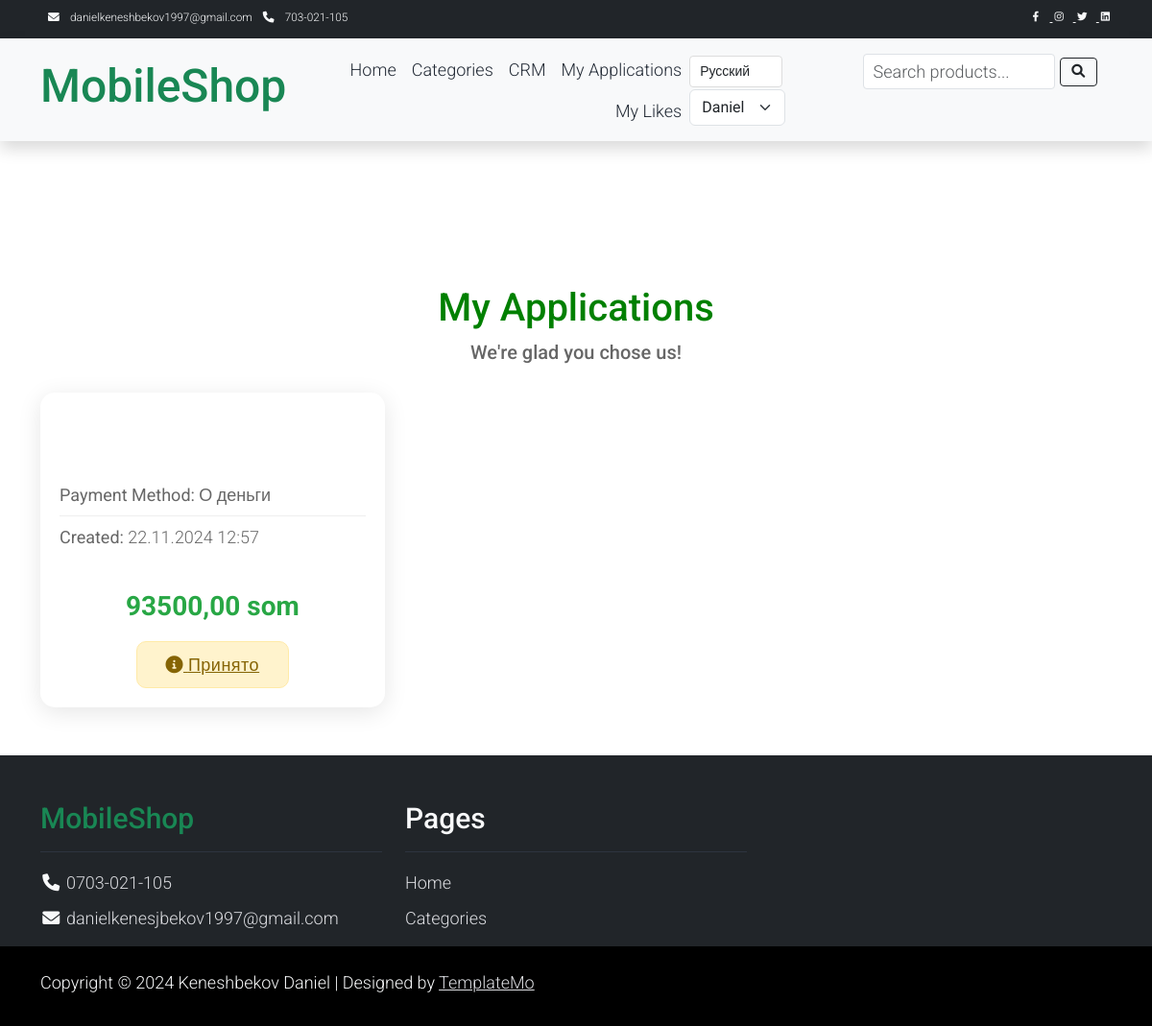
Page /ru/payment/applications/ (signed in) on the committed database.
### user/models.py (models this page shows, shortened)
class MyUser(AbstractBaseUser):
    email = models.EmailField(unique=True, verbose_name="Адрес электронной почты")
    first_name = models.CharField(max_length=150,verbose_name="Имя")
    last_name = models.CharField(max_length=150, blank=True, null=True)
    phone_number = models.CharField(max_length=13,verbose_name="Номер телефона")
    status = models.PositiveSmallIntegerField(
        choices=(
            (1, 'Обычный Пользователь'),
            (2, 'Менеджер'),
            (3, 'Бухгалтер')
        ),
        default = 1
    )
    created_date = models.DateTimeField(auto_now_add=True)
    is_admin = models.BooleanField(default=False)
    objects = MyUserManager()
    USERNAME_FIELD = 'email'
    REQUIRED_FIELDS = ['first_name', 'phone_number']
    @property
    def full_name(self):
        if not self.last_name:
            check_last_name = ''
        else:
            check_last_name = self.last_name
        return f"{check_last_name} {self.first_name}"
    class Meta:
        verbose_name = 'Пользователь'
        verbose_name_plural = 'Пользователи'

### payment_system/models.py (models this page shows)
class ProductPaymentApplication(models.Model):
    user = models.ForeignKey(MyUser, on_delete=models.SET_NULL, null=True)
    tour = models.ForeignKey(Products, on_delete=models.SET_NULL, null=True)
    payment_method = models.CharField(max_length=50)
    payment_check = models.FileField(upload_to='media/payment_check')
    status = models.CharField(
        max_length=25,
        choices=PaymentApplicationStatusEnum.choices,
        default=PaymentApplicationStatusEnum.IN_PROGRESS
    )
    created_date = models.DateTimeField(auto_now_add=True)
    class Meta:
        verbose_name = 'Заявка на оплату за Тур'
        verbose_name_plural = 'Заявка на оплату за Тур'

### goods/models.py (models this page shows, shortened)
class Products(models.Model):
    name = models.CharField(max_length=150, unique=True)
    slug = models.SlugField(max_length=200, unique=True, blank=True, null=True)
    descriptions = models.TextField(max_length=1000, blank=True, verbose_name='Описание')
    image = models.ImageField(upload_to='media/product_images', blank=True, null=True)
    price = models.DecimalField(max_digits=20, decimal_places=2, default=0.00, verbose_name='Цена')
    category = models.ForeignKey(Categories, on_delete=models.CASCADE, related_name='products', verbose_name='Категория')
    status = models.PositiveSmallIntegerField(
        choices=(
            (1, 'Нету в наличии'),
            (2, 'В продаже'),
        ),
        default=1,
        verbose_name='Статус'
    )
    created_date = models.DateTimeField(auto_now_add=True)
    class Meta:
        verbose_name = 'Продукт'
        verbose_name_plural = 'Продукты'

### payment_system/views.py (the view)
# urls.py: path('applications/', views.my_payment_application_view, name='applications')
def my_payment_application_view(request):
    applications = ProductPaymentApplication.objects.filter(user=request.user)
    return render(
        request=request,
        template_name='payment_system/my_payment_application.html',
        context={
            'applications': applications
        }
    )

### payment_system/templates/payment_system/my_payment_application.html (shortened to what this page needs)
{% extends 'base.html' %}
{% load static %}
{% load i18n %}
{% block content %}
{% if applications %}
<section class="pricing-plans">
    <div class="container">
        <div class="row">
            <div class="col-12">
                <div class="section-heading text-center">
                    <h1 class="myappl">{% trans "My Applications" %}</h1>
                    <h4 class="myapplh4">
                        {% trans "We're glad you chose us!" %}
                    </h4>
                </div>
            </div>
        </div>
        <div class="applications-grid">
            {% for application in applications %}
            <div class="pricing-item">
                <h4>{{ application.tour.title|truncatechars:30 }}</h4>
                <ul>
                    <li>
                        <strong>{% trans "Payment Method" %}:</strong>
                        {{ application.payment_method }}
                    </li>
                    <li>
                        <strong>{% trans "Created" %}:</strong>
                        {{ application.created_date|date:"d.m.Y H:i" }}
                    </li>
                </ul>
                <span class="price">{{ application.tour.price }} {% trans "som" %}</span>
                <div class="status-button">
                    {% if application.status == 'in_progress' %}
                        <a href="#" class="status-in_progress">
                            <i class="fas fa-clock"></i>
                            {{ application.get_status_display }}
                        </a>
                    {% elif application.status == 'denied' %}
                        <a href="#" class="status-denied">
                            <i class="fas fa-times-circle"></i>
                            {{ application.get_status_display }}
                        </a>
                    {% elif application.status == 'approved' %}
                        <a href="#" class="status-approved">
                            <i class="fas fa-check-circle"></i>
                            {{ application.get_status_display }}
                        </a>
                    {% elif application.status == 'completed' %}
                        <a href="#" class="status-completed">
                            <i class="fas fa-check-double"></i>
                            {{ application.get_status_display }}
                        </a>
                    {% else %}
                        <a href="#" class="status-in_progress">
                            <i class="fas fa-info-circle"></i>
                            {{ application.get_status_display }}
                        </a>
                    {% endif %}
                </div>
            </div>
            {% endfor %}
        </div>
    </div>
</section>
{% endif %}
{% endblock %}

### templates/base.html (shortened to what this page needs)
<!DOCTYPE html>
{% load static %}
{% load i18n %}
<html lang="{{ LANGUAGE_CODE }}">
<head>
    <link rel="stylesheet" href="{% static 'assets/css/bootstrap.min.css' %}">
    <link rel="stylesheet" href="{% static 'assets/css/templatemo.css' %}">
    <link rel="stylesheet" href="{% static 'assets/css/custom.css' %}">
    <link rel="stylesheet" href="{% static 'assets/css/fontawesome.min.css' %}">
    <link href="https://cdn.jsdelivr.net/npm/bootstrap@5.3.0-alpha1/dist/css/bootstrap.min.css" rel="stylesheet">
    <link href="https://cdnjs.cloudflare.com/ajax/libs/font-awesome/6.0.0-beta3/css/all.min.css" rel="stylesheet">
</head>
<body>
<nav class="navbar navbar-expand-lg bg-dark navbar-dark d-none d-lg-block" id="templatemo_nav_top">
    <div class="container text-light">
        <div class="w-100 d-flex justify-content-between">
            <div>
                <i class="fa fa-envelope mx-2"></i>
                <a class="navbar-sm-brand text-light text-decoration-none" href="mailto:danielkeneshbekov1997@gmail.com">
                    danielkeneshbekov1997@gmail.com
                </a>
                <i class="fa fa-phone mx-2"></i>
                <a class="navbar-sm-brand text-light text-decoration-none" href="tel:703021105">
                    {% trans "703-021-105" %}
                </a>
            </div>
            <div>
                <a class="text-light" href="https://fb.com/templatemo" target="_blank" rel="sponsored">
                </a>
                <a class="text-light" href="https://www.instagram.com/" target="_blank">
                </a>
                <a class="text-light" href="https://twitter.com/" target="_blank">
                </a>
                <a class="text-light" href="https://www.linkedin.com/" target="_blank">
                </a>
            </div>
        </div>
    </div>
</nav>
<nav class="navbar navbar-expand-lg navbar-light bg-light shadow" id="main-navbar">
    <div class="container d-flex justify-content-between align-items-center">
        <a class="navbar-brand text-success logo h1 align-self-center" href="{% url 'main:main_index' %}">
            {% trans "MobileShop" %}
        </a>
        <div class="align-self-center collapse navbar-collapse flex-fill d-lg-flex justify-content-lg-between" id="templatemo_main_nav">
            <div class="flex-fill">
                <ul class="nav navbar-nav d-flex justify-content-end mx-lg-auto">
                    <li class="nav-item">
                        <a class="nav-link" href="{% url 'main:main_index' %}">{% trans "Home" %}</a>
                    </li>
                    <li class="nav-item">
                        <a class="nav-link" href="{% url 'goods:categories_index' 'all' %}">{% trans "Categories" %}</a>
                    </li>
                    {% if request.user.status == 2 or request.user.is_admin %}
                        <li class="nav-item">
                            <a class="nav-link" href="{% url 'dashboard' %}">CRM</a>
                        </li>
                    {% endif %}
                    {% if request.user.is_authenticated %}
                        {% if request.user.status != 2 %}
                            <li class="nav-item">
                                <a class="nav-link" href="{% url 'payment_system:applications' %}">{% trans "My Applications" %}</a>
                            </li>
                            <li class="nav-item">
                                <a class="nav-link" href="{% url 'goods:user_likes' %}">{% trans "My Likes" %}</a>
                            </li>
                        {% endif %}
                    {% endif %}
                </ul>
            </div>
            <div class="navbar align-self-center d-flex">
                <div class="language-switcher">
                    <form action="{% url 'set_language' %}" method="post">
                        <select name="language" onchange="this.form.submit()" class="form-select form-select-sm">
                            {% get_current_language as LANGUAGE_CODE %}
                            {% get_available_languages as LANGUAGES %}
                            {% for lang in LANGUAGES %}
                                <option value="{{ lang.0 }}" {% if lang.0 == LANGUAGE_CODE %}selected{% endif %}>
                                    {{ lang.1 }}
                                </option>
                            {% endfor %}
                        </select>
                    </form>
                </div>
                <form action="{% url 'goods:search' %}" method="get" class="d-flex align-items-center nav-icon" style="gap: 5px; margin:0;margin-right: 15px;margin-left: 15px">
                    <input
                        type="text"
                        name="q"
                        class="form-control form-control-sm"
                        placeholder="{% trans 'Search products...' %}"
                        aria-label="{% trans 'Search products' %}"
                        style="width: 200px; height: 30px; padding: 2px 10px;"
                    >
                    <button type="submit" class="btn btn-sm btn-outline-dark" style="height: 30px; padding: 0 10px;">
                        <i class="fa fa-fw fa-search"></i>
                    </button>
                </form>
                <div class="nav-item">
                    {% if request.user.is_authenticated %}
                      <select class="form-select" aria-label="User menu" onchange="if (this.value) window.location.href=this.value;">
                          <option selected disabled>{{ request.user.full_name }}</option>
                      </select>
                    {% endif %}
                </div>
            </div>
        </div>
    </div>
</nav>
{% block content %}
{% endblock %}
<footer class="bg-dark" id="tempaltemo_footer">
    <div class="container">
        <div class="row">
            <div class="col-md-4 pt-5">
                <h2 class="h2 text-success border-bottom pb-3 border-light logo">{% trans "MobileShop" %}</h2>
                <ul class="list-unstyled text-light footer-link-list">
                    <li>
                        <i class="fa fa-phone fa-fw"></i>
                        <a class="text-decoration-none" href="tel:703021105">0703-021-105</a>
                    </li>
                    <li>
                        <i class="fa fa-envelope fa-fw"></i>
                        <a class="text-decoration-none" href="mailto:danielkenesjbekov1997@gmail.com">
                            danielkenesjbekov1997@gmail.com
                        </a>
                    </li>
                </ul>
            </div>
            <div class="col-md-4 pt-5">
                <h2 class="h2 text-light border-bottom pb-3 border-light">{% trans "Pages" %}</h2>
                <ul class="list-unstyled text-light footer-link-list">
                    <li><a class="text-decoration-none" href="{% url 'main:main_index' %}">{% trans "Home" %}</a></li>
                    <li><a class="text-decoration-none" href="{% url 'goods:categories_index' 'all' %}">{% trans "Categories" %}</a></li>
                </ul>
            </div>
        </div>
    </div>
    <div class="w-100 bg-black py-3">
        <div class="container">
            <div class="row pt-2">
                <div class="col-12">
                    <p class="text-left text-light">
                        Copyright &copy; 2024 Keneshbekov Daniel |
                        {% trans "Designed by" %} <a rel="sponsored" href="https://templatemo.com" target="_blank">TemplateMo</a>
                    </p>
                </div>
            </div>
        </div>
    </div>
</footer>
</body>
</html>

### rows in the picture
MyUser: last_name+first_name "Daniel"
ProductPaymentApplication: payment_method "О деньги", created_date "22.11.2024 12:57", tour.price "93500,00", status "Принято"

### other values in the picture
form field language "Русский"
